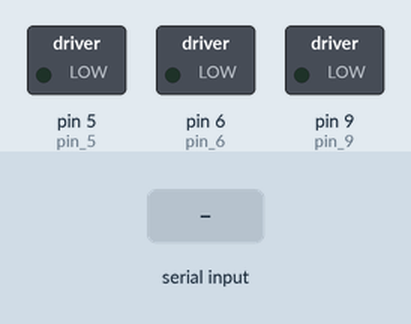
Bench run of a sketch on a simulated Arduino Uno, built with avr-gcc and run on an emulated ATmega328P. Parts: switched loads named in the sketch (green lamp = pin HIGH). The test bench sets the inputs (shaded band).

Above: at 1.2 s.
1.3 s: "1" received over Serial
At 1.45 s:
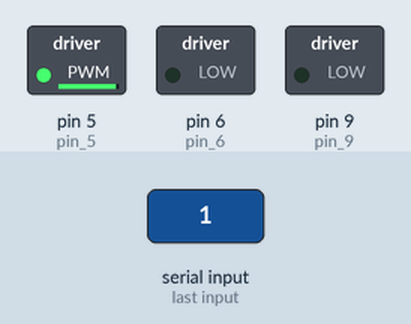
At 2.09 s:
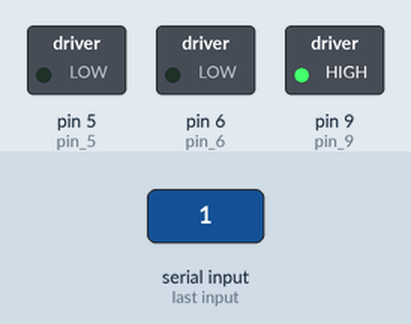
Timing chart, 0 to 4.3 s (numbered marks = the images above; inputs shaded):
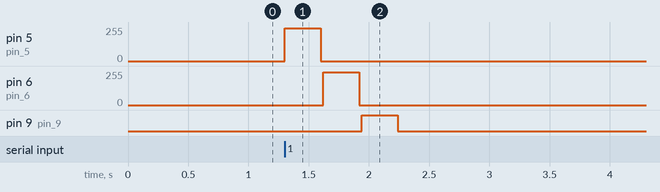

The sketch:

sketch_mar15a.ino
```cpp
// vibration_motor_sample1
#include <time.h>

const int pin_5 = 5;
const int pin_6 = 6;
const int pin_9 = 9;
const int pin_10 = 10;
char data;

void setup() {
  Serial.begin(115200);
  //pinMode(LED_PIN, OUTPUT);
}
void Cmd_1(void);
void Cmd_2(void);
void Cmd_3(void);
void Cmd_4(void);
void Cmd_5(void);
void Cmd_6(void);
void Cmd_7(void);
void Cmd_8(void);
void Cmd_9(void);
void Cmd_10(void);
void Cmd_11(void);
void Cmd_12(void);
void Cmd_13(void);
void Cmd_14(void);
void Cmd_16(void);
void Cmd_17(void);
void Cmd_3(void);
void pin_9a(void);
void pin_10a(void);

void loop()
{
  if ( Serial.available() > 0 ){
//         受信データがあるか？
    data = Serial.read();
//             1文字だけ読み込む
    if (data == 0x31) { //文字コード0x31
      Cmd_3();
    }
  }
}


//Cmd1:かかとL5→つま先L4
void Cmd_1(){
    analogWrite(pin_5, 500);
    delay(400);
    analogWrite(pin_5, 0);
    analogWrite(pin_6, 500);
    delay(400);
    analogWrite(pin_6, 0);
}

//Cmd2：つま先L4→かかとL5
void Cmd_2(){
    analogWrite(pin_6, 500);
    delay(400);
    analogWrite(pin_6, 0);
    analogWrite(pin_5, 500);
    delay(400);
    analogWrite(pin_5, 0);
}

//Cmd3：歩く左足 かかと→つまさき→ふくらはぎ
void Cmd_3(){
    analogWrite(pin_5, 500);
    delay(300);
    analogWrite(pin_5, 0);
    delay(20);
    analogWrite(pin_6, 500);
    delay(300);
    analogWrite(pin_6, 0);
    delay(20);
    analogWrite(pin_9, 500);
    delay(300);
    analogWrite(pin_9, 0);
}

//Cmd4:かかと→つまさき→ふともも前
void Cmd_(){
    analogWrite(pin_5, 500);
    delay(300);
    analogWrite(pin_5, 0);
    delay(20);
    analogWrite(pin_6, 500);
    delay(300);
    analogWrite(pin_6, 0);
    delay(20);
    analogWrite(pin_9, 500);
    delay(300);
    analogWrite(pin_9, 0);
}

//Cmd5:かかと→つまさき→ふともも後
void Cmd_5(){
    analogWrite(pin_5, 500);
    delay(300);
    analogWrite(pin_5, 0);
    delay(20);
    analogWrite(pin_6, 500);
    delay(300);
    analogWrite(pin_6, 0);
    delay(20);
    analogWrite(pin_9, 500);
    delay(300);
    analogWrite(pin_9, 0);
}

//Cmd6:つまさき→ふくらはぎ→ふともも前
void Cmd_6(){
    analogWrite(pin_5, 500);
    delay(300);
    analogWrite(pin_5, 0);
    delay(20);
    analogWrite(pin_6, 500);
    delay(300);
    analogWrite(pin_6, 0);
    delay(20);
    analogWrite(pin_9, 500);
    delay(300);
    analogWrite(pin_9, 0);
}

//Cmd7:つまさき→ふくらはぎ→ふともも後
void Cmd_7(){
    analogWrite(pin_5, 500);
    delay(300);
    analogWrite(pin_5, 0);
    delay(20);
    analogWrite(pin_6, 500);
    delay(300);
    analogWrite(pin_6, 0);
    delay(20);
    analogWrite(pin_9, 500);
    delay(300);
    analogWrite(pin_9, 0);
}
//Cmd8:かかと→ふくらはぎ→ふともも前
void Cmd_8(){
    analogWrite(pin_5, 500);
    delay(300);
    analogWrite(pin_5, 0);
    delay(20);
    analogWrite(pin_6, 500);
    delay(300);
    analogWrite(pin_6, 0);
    delay(20);
    analogWrite(pin_9, 500);
    delay(300);
    analogWrite(pin_9, 0);
}
//Cmd9:かかと→ふくらはぎ→ふともも後
void Cmd_9(){
    analogWrite(pin_5, 500);
    delay(300);
    analogWrite(pin_5, 0);
    delay(20);
    analogWrite(pin_6, 500);
    delay(300);
    analogWrite(pin_6, 0);
    delay(20);
    analogWrite(pin_9, 500);
    delay(300);
    analogWrite(pin_9, 0);
}
//Cmd10:前もも→ふくらはぎ→かかと
void Cmd_10(){
    analogWrite(pin_5, 500);
    delay(300);
    analogWrite(pin_5, 0);
    delay(20);
    analogWrite(pin_6, 500);
    delay(300);
    analogWrite(pin_6, 0);
    delay(20);
    analogWrite(pin_9, 500);
    delay(300);
    analogWrite(pin_9, 0);
}
//Cmd11:後もも→ふくらはぎ→かかと
void Cmd_11(){
    analogWrite(pin_5, 500);
    delay(300);
    analogWrite(pin_5, 0);
    delay(20);
    analogWrite(pin_6, 500);
    delay(300);
    analogWrite(pin_6, 0);
    delay(20);
    analogWrite(pin_9, 500);
    delay(300);
    analogWrite(pin_9, 0);
}
//Cmd12:前もも→ふくらはぎ→つまさき
void Cmd_12(){
    analogWrite(pin_5, 500);
    delay(300);
    analogWrite(pin_5, 0);
    delay(20);
    analogWrite(pin_6, 500);
    delay(300);
    analogWrite(pin_6, 0);
    delay(20);
    analogWrite(pin_9, 500);
    delay(300);
    analogWrite(pin_9, 0);
}

//Cmd13:後もも→ふくらはぎ→かかと
void Cmd_13(){
    analogWrite(pin_5, 500);
    delay(300);
    analogWrite(pin_5, 0);
    delay(20);
    analogWrite(pin_6, 500);
    delay(300);
    analogWrite(pin_6, 0);
    delay(20);
    analogWrite(pin_9, 500);
    delay(300);
    analogWrite(pin_9, 0);
}
//Cmd14:前もも→かかと→つまさき
void Cmd_14(){
    analogWrite(pin_5, 500);
    delay(300);
    analogWrite(pin_5, 0);
    delay(20);
    analogWrite(pin_6, 500);
    delay(300);
    analogWrite(pin_6, 0);
    delay(20);
    analogWrite(pin_9, 500);
    delay(300);
    analogWrite(pin_9, 0);
}
//Cmd15:後もも→かかと→つまさき
void Cmd_15(){
    analogWrite(pin_5, 500);
    delay(300);
    analogWrite(pin_5, 0);
    delay(20);
    analogWrite(pin_6, 500);
    delay(300);
    analogWrite(pin_6, 0);
    delay(20);
    analogWrite(pin_9, 500);
    delay(300);
    analogWrite(pin_9, 0);
}
//Cmd16:ふくらはぎ→かかと→つまさき
void Cmd_16(){
    analogWrite(pin_5, 500);
    delay(300);
    analogWrite(pin_5, 0);
    delay(20);
    analogWrite(pin_6, 500);
    delay(300);
    analogWrite(pin_6, 0);
    delay(20);
    analogWrite(pin_9, 500);
    delay(300);
    analogWrite(pin_9, 0);
}
```

Measured:
- after the input at 1.3 s, pin 5 (pin_5): 0/255 → 244/255 at once, → 0/255 0.30 s later; pin 6 (pin_6): 0/255 → 244/255 after 0.32 s, → 0/255 0.30 s later; pin 9 (pin_9): LOW → HIGH after 0.64 s, → LOW 0.30 s later
